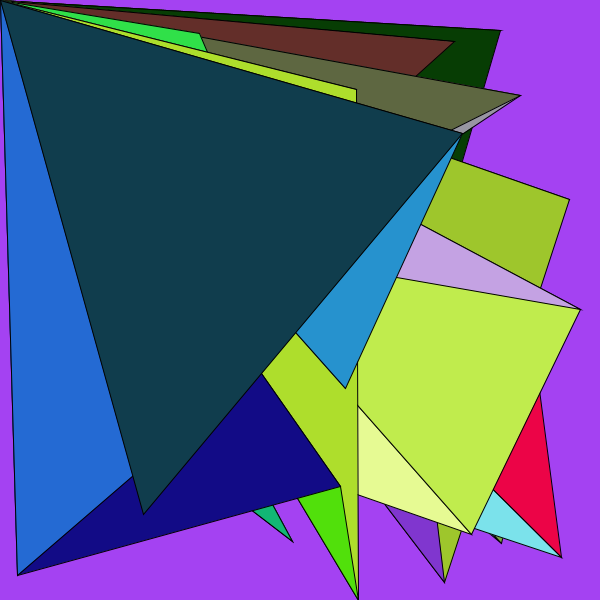
Frame 1 (no input)
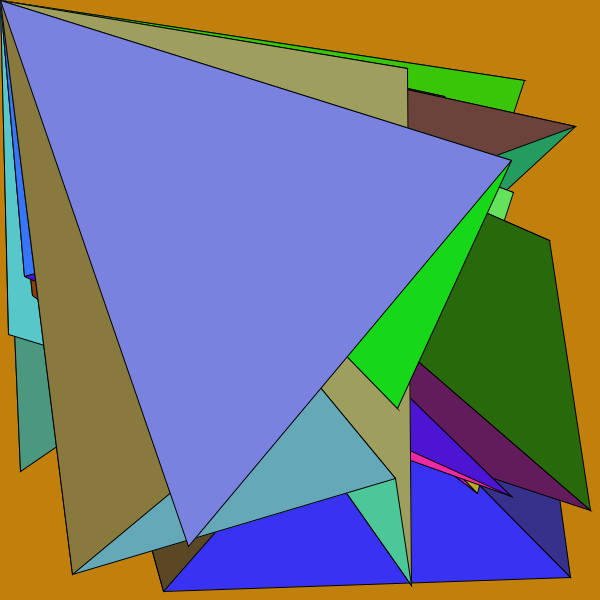
Frame 60 (the mouse pressed at the canvas centre just before this capture)
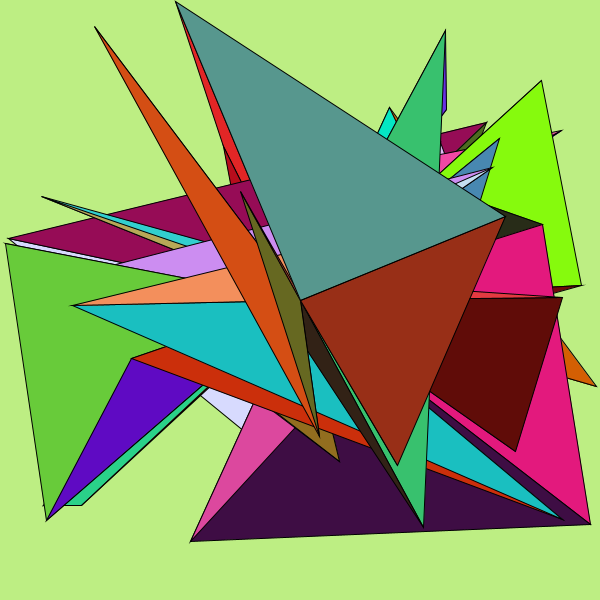
Frame 120 (the mouse held since frame 60 and released just before this capture)

The Processing sketch that drew these frames (run headless with seeded random() and noise(); from frame 60 on, the mouse is pressed at the canvas centre):

// Processing sketch: sketch__escher_triangles
// ── sketch__escher_triangles.pde
float angle = 0;
float angleIncrement = 0.02;
int numTriangles = 50;
float[] x = new float[numTriangles];
float[] y = new float[numTriangles];
color[] colors = new color[numTriangles];
int colorChangeInterval = 2000; // milliseconds
int lastColorChange = 0;
color bgColor;
int bgColorChangeInterval = 2000; // milliseconds
int lastBgColorChange = 0;

void setup() {
  size(600, 600);
  smooth();
  bgColor = color(random(255), random(255), random(255));
  for (int i = 0; i < numTriangles; i++) {
    x[i] = random(width);
    y[i] = random(height);
    colors[i] = color(random(255), random(255), random(255));
  }
}

void draw() {
  updateBackground();
  background(bgColor);
  updateTriangles();
  applyBlur(); // Apply blur filter
  drawTriangles();
}

void updateBackground() {
  if (millis() - lastBgColorChange > bgColorChangeInterval) {
    bgColor = color(random(255), random(255), random(255));
    lastBgColorChange = millis();
  }
}

void updateTriangles() {
  angle += angleIncrement;
  if (millis() - lastColorChange > colorChangeInterval) {
    for (int i = 0; i < numTriangles; i++) {
      colors[i] = color(random(255), random(255), random(255));
    }
    lastColorChange = millis();
  }
  
  for (int i = 0; i < numTriangles; i++) {
    x[i] += cos(angle + i * TWO_PI / numTriangles);
    y[i] += sin(angle + i * TWO_PI / numTriangles);
    
    // Wrap around if out of bounds
    if (x[i] < 0) x[i] = width;
    if (x[i] > width) x[i] = 0;
    if (y[i] < 0) y[i] = height;
    if (y[i] > height) y[i] = 0;
  }
}

void drawTriangles() {
  for (int i = 0; i < numTriangles; i++) {
    fill(colors[i]);
    triangle(x[i], y[i], x[(i+1)%numTriangles], y[(i+1)%numTriangles], mouseX, mouseY);
  }
}

void applyBlur() {
  filter(BLUR, 4); // Apply blur filter with radius of 4
}
